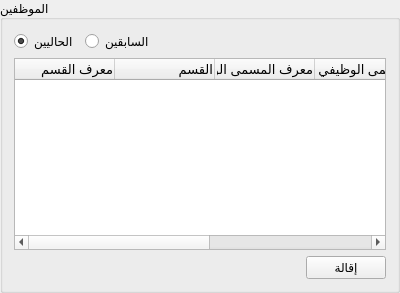
         <widget class="QGroupBox" name="employees_groupbox">
          <property name="minimumSize">
           <size>
            <width>400</width>
            <height>0</height>
           </size>
          </property>
          <property name="title">
           <string>الموظفين</string>
          </property>
          <layout class="QGridLayout" name="gridLayout_20">
           <item row="0" column="0">
            <widget class="QRadioButton" name="employees_current_employees">
             <property name="text">
              <string>الحاليين</string>
             </property>
             <property name="checked">
              <bool>true</bool>
             </property>
            </widget>
           </item>
           <item row="0" column="1">
            <widget class="QRadioButton" name="employees_resigned_employees">
             <property name="text">
              <string>السابقين</string>
             </property>
            </widget>
           </item>
           <item row="0" column="2">
            <spacer name="horizontalSpacer_28">
             <property name="orientation">
              <enum>Qt::Horizontal</enum>
             </property>
             <property name="sizeHint" stdset="0">
              <size>
               <width>40</width>
               <height>20</height>
              </size>
             </property>
            </spacer>
           </item>
           <item row="1" column="0" colspan="4">
            <widget class="QTreeWidget" name="employees_tree">
             <property name="font">
              <font>
               <pointsize>10</pointsize>
              </font>
             </property>
             <property name="alternatingRowColors">
              <bool>false</bool>
             </property>
             <property name="verticalScrollMode">
              <enum>QAbstractItemView::ScrollPerPixel</enum>
             </property>
             <column>
              <property name="text">
               <string>معرف القسم</string>
              </property>
              <property name="textAlignment">
               <set>AlignTrailing|AlignVCenter</set>
              </property>
             </column>
             <column>
              <property name="text">
               <string>القسم</string>
              </property>
              <property name="textAlignment">
               <set>AlignTrailing|AlignVCenter</set>
              </property>
             </column>
             <column>
              <property name="text">
               <string>معرف المسمى الوظيفي</string>
              </property>
              <property name="textAlignment">
               <set>AlignTrailing|AlignVCenter</set>
              </property>
             </column>
             <column>
              <property name="text">
               <string>المسمى الوظيفي</string>
              </property>
              <property name="textAlignment">
               <set>AlignTrailing|AlignVCenter</set>
              </property>
             </column>
             <column>
              <property name="text">
               <string>معرف الموظف</string>
              </property>
              <property name="textAlignment">
               <set>AlignTrailing|AlignVCenter</set>
              </property>
             </column>
             <column>
              <property name="text">
               <string>الموظف</string>
              </property>
              <property name="textAlignment">
               <set>AlignTrailing|AlignVCenter</set>
              </property>
             </column>
             <column>
              <property name="text">
               <string>تاريخ الاستقالة</string>
              </property>
              <property name="textAlignment">
               <set>AlignTrailing|AlignVCenter</set>
              </property>
             </column>
            </widget>
           </item>
           <item row="2" column="0" colspan="2">
            <spacer name="horizontalSpacer_29">
             <property name="orientation">
              <enum>Qt::Horizontal</enum>
             </property>
             <property name="sizeHint" stdset="0">
              <size>
               <width>126</width>
               <height>17</height>
              </size>
             </property>
            </spacer>
           </item>
           <item row="2" column="3">
            <widget class="QPushButton" name="terminate_employee_btn">
             <property name="text">
              <string>إقالة</string>
             </property>
            </widget>
           </item>
          </layout>
         </widget>
